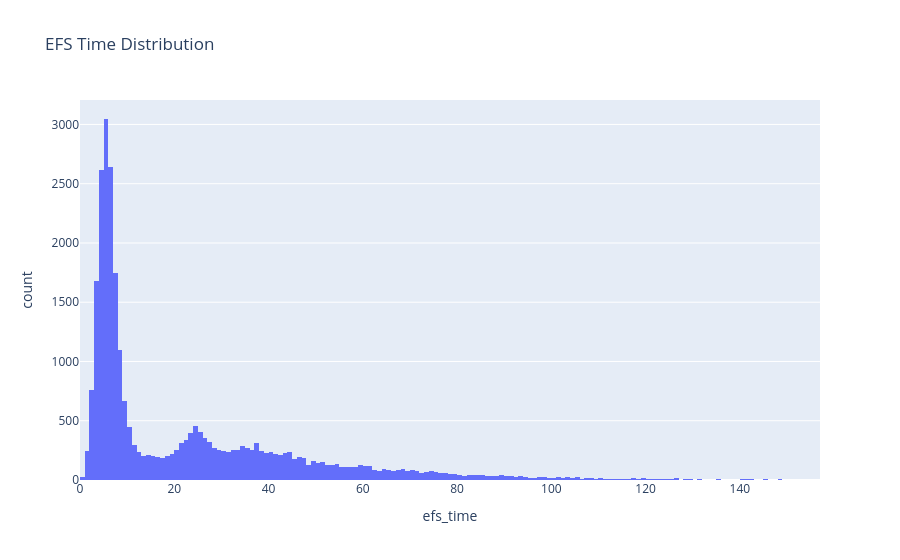

The code cell stored with this chart in its notebook:
### Code cell
px.histogram(train, x='efs_time', title='EFS Time Distribution')

### Figure 1 — Plotly figure (JSON) as saved in the notebook; plotly's stock layout.template omitted (floating-point values rounded to 4 significant figures; data arrays with more than 128 entries replaced by an {"elided": "..."} marker saying what was removed)
{"data": [{"bingroup": "x", "hovertemplate": "efs_time=%{x}<br>count=%{y}<extra></extra>", "legendgroup": "", "marker": {"color": "#636efa", "pattern": {"shape": ""}}, "name": "", "orientation": "v", "showlegend": false, "type": "histogram", "x": {"elided": "28800 float values"}, "xaxis": "x", "yaxis": "y"}], "layout": {"barmode": "relative", "legend": {"tracegroupgap": 0}, "title": {"text": "EFS Time Distribution"}, "xaxis": {"anchor": "y", "domain": [0, 1], "title": {"text": "efs_time"}}, "yaxis": {"anchor": "x", "domain": [0, 1], "title": {"text": "count"}}}}
